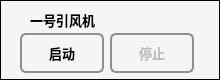
  <widget class="QFrame" name="frame_10">
   <property name="geometry">
    <rect>
     <x>912</x>
     <y>614</y>
     <width>220</width>
     <height>80</height>
    </rect>
   </property>
   <property name="sizePolicy">
    <sizepolicy hsizetype="Fixed" vsizetype="Preferred">
     <horstretch>0</horstretch>
     <verstretch>0</verstretch>
    </sizepolicy>
   </property>
   <property name="minimumSize">
    <size>
     <width>220</width>
     <height>80</height>
    </size>
   </property>
   <property name="styleSheet">
    <string notr="true">background-color: rgb(245, 245, 245);</string>
   </property>
   <property name="frameShape">
    <enum>QFrame::Box</enum>
   </property>
   <property name="frameShadow">
    <enum>QFrame::Plain</enum>
   </property>
   <widget class="QLabel" name="label_33">
    <property name="geometry">
     <rect>
      <x>30</x>
      <y>10</y>
      <width>80</width>
      <height>20</height>
     </rect>
    </property>
    <property name="font">
     <font>
      <pointsize>10</pointsize>
      <weight>75</weight>
      <bold>true</bold>
     </font>
    </property>
    <property name="text">
     <string>一号引风机</string>
    </property>
   </widget>
   <widget class="QLabel" name="fan_one_state_label">
    <property name="geometry">
     <rect>
      <x>130</x>
      <y>10</y>
      <width>45</width>
      <height>20</height>
     </rect>
    </property>
    <property name="text">
     <string/>
    </property>
    <property name="alignment">
     <set>Qt::AlignCenter</set>
    </property>
   </widget>
   <widget class="QPushButton" name="startFanOneButton">
    <property name="geometry">
     <rect>
      <x>20</x>
      <y>33</y>
      <width>84</width>
      <height>40</height>
     </rect>
    </property>
    <property name="font">
     <font>
      <pointsize>10</pointsize>
      <weight>75</weight>
      <bold>true</bold>
     </font>
    </property>
    <property name="styleSheet">
     <string notr="true">QPushButton {
    border: 2px solid #8f8f91;
    border-radius: 6px;
    background-color: qlineargradient(x1: 0, y1: 0, x2: 0, y2: 1,
                                      stop: 0 #f6f7fa, stop: 1 #dadbde);
    min-width: 80px;
}

QPushButton:pressed {
    background-color: qlineargradient(x1: 0, y1: 0, x2: 0, y2: 1,
                                      stop: 0 #dadbde, stop: 1 #f6f7fa);
}

QPushButton:flat {
    border: none; /* no border for a flat push button */
}

QPushButton:default {
    border-color: navy; /* make the default button prominent */
}</string>
    </property>
    <property name="text">
     <string>启动</string>
    </property>
    <property name="flat">
     <bool>false</bool>
    </property>
   </widget>
   <widget class="QPushButton" name="stopFanOneButton">
    <property name="enabled">
     <bool>false</bool>
    </property>
    <property name="geometry">
     <rect>
      <x>110</x>
      <y>33</y>
      <width>84</width>
      <height>40</height>
     </rect>
    </property>
    <property name="font">
     <font>
      <pointsize>10</pointsize>
      <weight>75</weight>
      <bold>true</bold>
     </font>
    </property>
    <property name="styleSheet">
     <string notr="true">QPushButton {
    border: 2px solid #8f8f91;
    border-radius: 6px;
    background-color: qlineargradient(x1: 0, y1: 0, x2: 0, y2: 1,
                                      stop: 0 #f6f7fa, stop: 1 #dadbde);
    min-width: 80px;
}

QPushButton:pressed {
    background-color: qlineargradient(x1: 0, y1: 0, x2: 0, y2: 1,
                                      stop: 0 #dadbde, stop: 1 #f6f7fa);
}

QPushButton:flat {
    border: none; /* no border for a flat push button */
}

QPushButton:default {
    border-color: navy; /* make the default button prominent */
}</string>
    </property>
    <property name="text">
     <string>停止</string>
    </property>
    <property name="flat">
     <bool>false</bool>
    </property>
   </widget>
  </widget>
